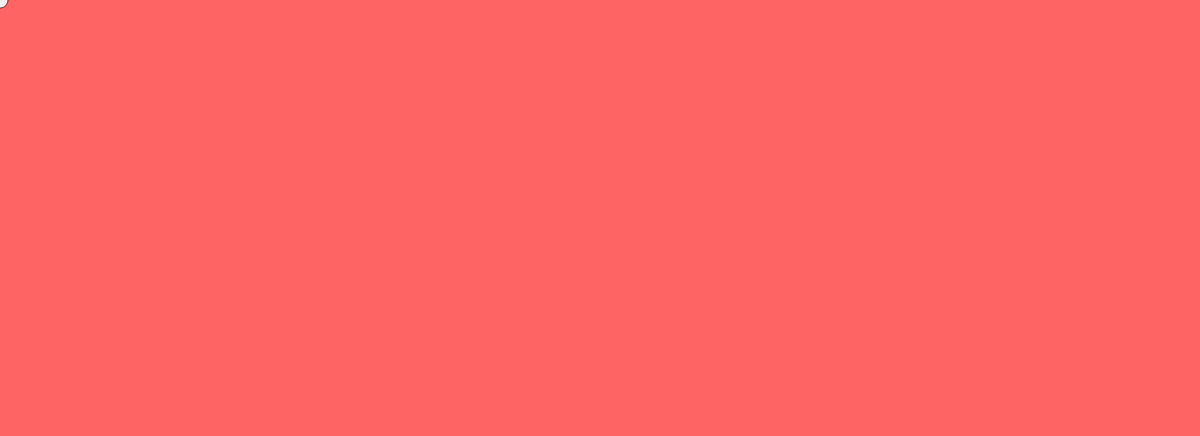
Frame 1 (no input)
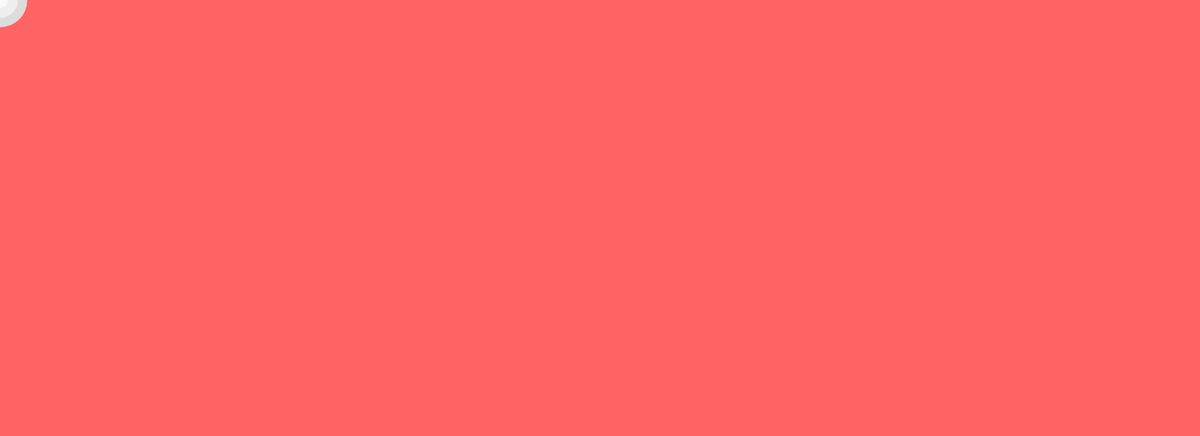
Frame 60 (no input)
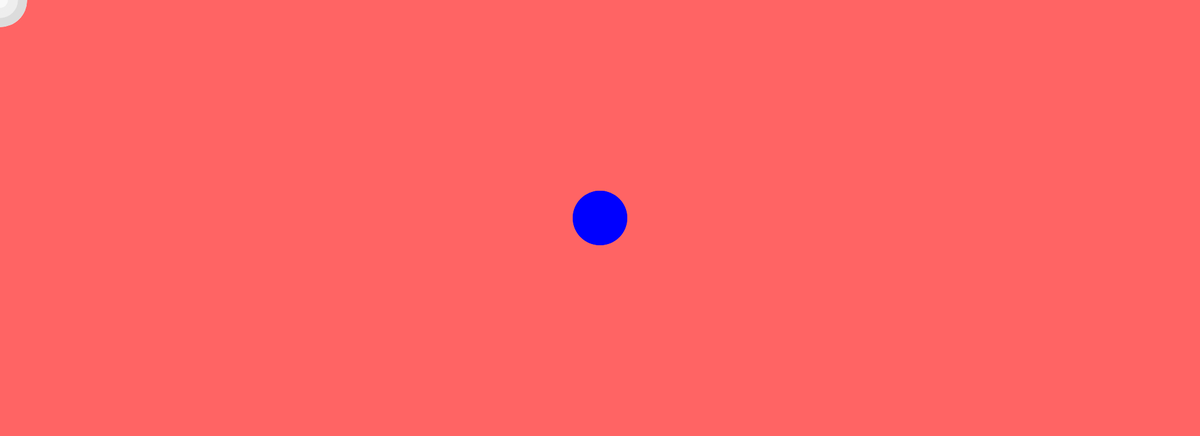
Frame 120 (the mouse pressed at the canvas centre since frame 60)

The p5.js sketch that drew these frames (run headless with seeded random() and noise() and a simulated clock; from frame 60 on, the mouse is pressed at the canvas centre):

// p5.js sketch
// ── sketch.js
function setup() {
  createCanvas(1980, 720);
 background(255, 100, 100);
}

function draw()

 {


  if (mouseIsPressed) {
    fill(0,0,255);
  } else {
    fill(random(255,200,90));
  }
  ellipse(mouseX, mouseY,random(10,90));
noStroke();

}
